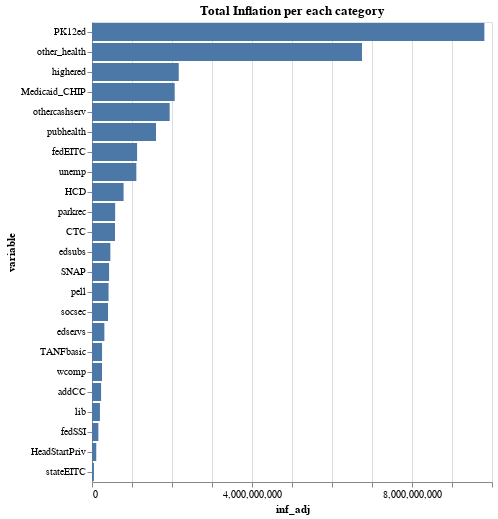

The code cell stored with this chart in its notebook:
### Code cell
alt.Chart(us_ninos_inflation_tot_dt.to_pandas()).mark_bar().encode(
    alt.Y('variable',sort='-x'),
    alt.X('inf_adj')
).properties(

    title='Total Inflation per each category'
)

### Figure 1 — Vega-Lite specification as saved in the notebook (floating-point values rounded to 4 significant figures)
{"config": {"view": {"continuousWidth": 400, "continuousHeight": 300}}, "data": {"name": "data-d3731330787d26c625abee18d22d0f93"}, "mark": "bar", "encoding": {"x": {"type": "quantitative", "field": "inf_adj"}, "y": {"type": "nominal", "field": "variable", "sort": "-x"}}, "title": "Total Inflation per each category", "$schema": "https://vega.github.io/schema/vega-lite/v4.8.1.json", "datasets": {"data-d3731330787d26c625abee18d22d0f93": [{"variable": "PK12ed", "inf_adj": 9809000000.0, "inf_adj_perchild": 6596.0}, {"variable": "other_health", "inf_adj": 6749000000.0, "inf_adj_perchild": 4580.0}, {"variable": "highered", "inf_adj": 2169000000.0, "inf_adj_perchild": 1433.0}, {"variable": "Medicaid_CHIP", "inf_adj": 2067000000.0, "inf_adj_perchild": 1413.0}, {"variable": "othercashserv", "inf_adj": 1942000000.0, "inf_adj_perchild": 1337.0}, {"variable": "pubhealth", "inf_adj": 1600000000.0, "inf_adj_perchild": 1061.0}, {"variable": "fedEITC", "inf_adj": 1127000000.0, "inf_adj_perchild": 705.5}, {"variable": "unemp", "inf_adj": 1108000000.0, "inf_adj_perchild": 710.1}, {"variable": "HCD", "inf_adj": 789300000.0, "inf_adj_perchild": 559.7}, {"variable": "parkrec", "inf_adj": 579000000.0, "inf_adj_perchild": 397.9}, {"variable": "CTC", "inf_adj": 575100000.0, "inf_adj_perchild": 394.6}, {"variable": "edsubs", "inf_adj": 459000000.0, "inf_adj_perchild": 294.1}, {"variable": "SNAP", "inf_adj": 427000000.0, "inf_adj_perchild": 274.9}, {"variable": "pell", "inf_adj": 414000000.0, "inf_adj_perchild": 260.6}, {"variable": "socsec", "inf_adj": 400400000.0, "inf_adj_perchild": 275.7}, {"variable": "edservs", "inf_adj": 309400000.0, "inf_adj_perchild": 253.9}, {"variable": "TANFbasic", "inf_adj": 251000000.0, "inf_adj_perchild": 144.6}, {"variable": "wcomp", "inf_adj": 250500000.0, "inf_adj_perchild": 182.1}, {"variable": "addCC", "inf_adj": 227300000.0, "inf_adj_perchild": 137.7}, {"variable": "lib", "inf_adj": 198400000.0, "inf_adj_perchild": 134.6}, {"variable": "fedSSI", "inf_adj": 159000000.0, "inf_adj_perchild": 103.0}, {"variable": "HeadStartPriv", "inf_adj": 106500000.0, "inf_adj_perchild": 75.52}, {"variable": "stateEITC", "inf_adj": 48610000.0, "inf_adj_perchild": 35.65}]}}
